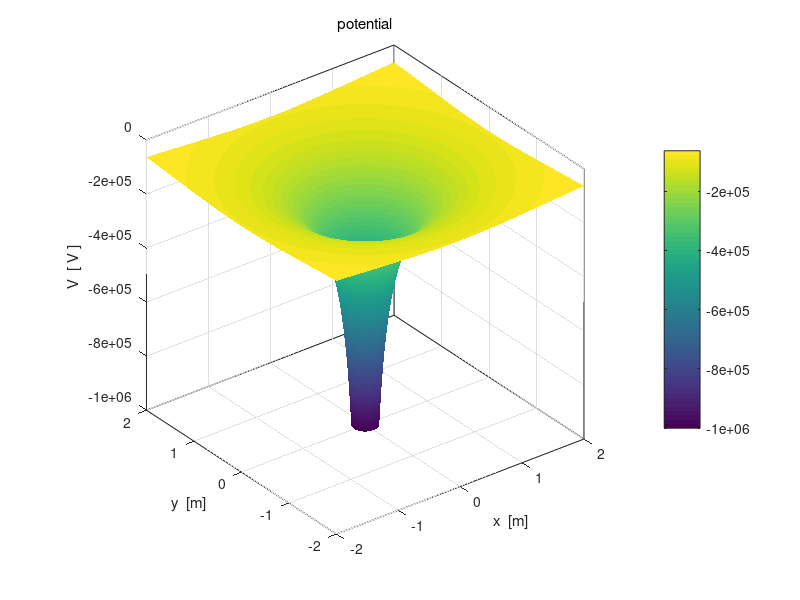

Reproduce this figure in MATLAB. (Note: this script raises an error after producing the figure.)
% cemVE01.m
% 8 april 2016
% Ian Cooper
% School of Physics, University of Sydney
% http://www.physics.usyd.edu.au/teach_res/mp/mphome.htm

% Potential and Electric Field in [2D] region
% max 5 charges


clear all
close all
clc
tic

% INPUTS  ================================================================

% Number of grid point    [N = 10001]
   N = 1001;
   
% Charge  Q = [10, 0, 0, 0, 0] 
   Q = [-20, 0, 0, 0, 0] .* 1e-6;
   
% X & Y components of position of charges  [0, 0, 0, 0, 0]
   xC = [0,  -0.5,  0.5, -0.5, 0];
   yC = [0,  -0.5, -0.5, 0.5, 0];

% 5 random charges   uncomment to run the program for 5 random charges
%   Q = (1 + 9 .* rand(5,1)) .* 1e-6;
%   xC = -2 + 4 .* rand(5,1); 
%   yC = -2 + 4 .* rand(5,1); 
   
% Dimensions of region   [dimensions of region -2 to 2 / minR = 1e-6 / Esat = 1e6 / Vsat = 1e6]
   minX = -2;  
   maxX =  2;
   minY = -2;
   maxY =  2;
   minR = 1e-6;
   minRx = 1e-6;
   minRy = 1e-6;
   Vsat = 1e6;
   Esat = 1e6;
   
% SETUP  =================================================================

eps0 = 8.854e-12;
kC = 1/(4*pi*eps0);
V = zeros(N,N);
Ex = zeros(N,N); Ey = zeros(N,N);

x  = linspace(minX,maxX,N);
y = linspace(minY, maxY,N);

[xG, yG] = meshgrid(x,y);


% CALCULATION: POTENTIAL & ELECTRIC FIELD ================================

for n = 1 : 5
   Rx = xG - xC(n);
   Ry = yG - yC(n);
   
   index = find(abs(Rx)+ abs(Ry) == 0); 
   Rx(index) = minRx;  Ry(index) = minRy;
   
   R = sqrt(Rx.^2 + Ry.^2);
   R(R==0) = minR;
   V = V + kC .* Q(n) ./ (R);
   
   R3 = R.^3;
   Ex = Ex + kC .* Q(n) .* Rx ./ R3;
   Ey = Ey + kC .* Q(n) .* Ry ./ R3;
end

   if max(max(V)) >=  Vsat; V(V > Vsat)  = Vsat; end;
   if min(min(V)) <= -Vsat; V(V < -Vsat) = -Vsat; end;

   E = sqrt(Ex.^2 + Ey.^2);
   if max(max(E)) >=  Esat; E(E >  Esat)  =  Esat; end;
   if min(min(E)) <= -Esat; E(E < -Esat)  = -Esat; end;
   

% GRAPHICS ===============================================================
figure(1)
   set(gcf,'units','normalized','position',[0.02 0.52 0.28 0.32]);
   surf(xG,yG,V);
   colorbar
   shading interp
   axis square
   set(gca,'xLim',[-2, 2]); set(gca,'yLim',[-2, 2]);
   xlabel('x  [m]'); ylabel('y  [m]'); zlabel('V  [ V ]');
   title('potential','fontweight','normal');
   box on
   h =  colorbar;
   h.Label.String = 'V   [ V ]';
   rotate3d
   view(30,50);
   set(gca,'fontsize',12)
   
figure(2)
   set(gcf,'units','normalized','position',[0.31 0.52 0.28 0.32]);
   contourf(xG,yG,V,16)
   shading interp
   colorbar
   xlabel('x  [m]'); ylabel('y  [m]');
   title('potential','fontweight','normal');
   h =  colorbar;
   h.Label.String = 'V   [ V ]';
   %set(gca,'xLim',[-5,5]); set(gca,'yLim', [-5, 5]);
   %set(gca,'xTick',-5:5); set(gca,'yTick', -5:5);
   axis square
   set(gca,'fontsize',12)
   box on
   
figure(3)
   set(gcf,'units','normalized','position',[0.60 0.52 0.28 0.32]);
       c = 0; yStep = zeros(1,5);
       
      for n = ceil(N/2) : ceil(N/10): N
   %  for n = [1 11 21 31 41 51]
        xP = xG(n,:); yP = V(n,:);
        plot(xP,yP,'linewidth',2);
        hold on
        c = c+1;
        yStep(c) = yG(n,1);
     end
     
       %tt = num2str(yStep,2);
       %tm1 = 'y  =  ';
       %tm2 = tt;
       %tm = [tm1 tm2];
       tm = 'Potential profiles for different y values';
       xlabel('x  [m]'); ylabel('V  [ V ]');
       set(gca,'fontsize',12)  
       h_title = title(tm);
       set(h_title,'fontsize',12,'FontWeight','normal');
       %set(gca,'xTick',-5:5);
       tm1 = num2str(yStep(1),2);
       tm2 = num2str(yStep(2),2); tm3 = num2str(yStep(3),2);
       tm4 = num2str(yStep(4),2);  tm5 = num2str(yStep(5),2);
       %tm6 = num2str(yStep(6),3);
       h = legend(tm1,tm2,tm3,tm4,tm5,'Orientation','horizontal');
       set(h,'Location','north');
      % 

figure(4)
   set(gcf,'units','normalized','position',[0.02 0.1 0.28 0.32]);
   surf(xG,yG,E);
   colorbar
   shading interp
   axis square
   xlabel('x  [m]'); ylabel('y  [m]'); zlabel('E  [ V / m ]');
   title('electric field | E |','fontweight','normal');
   box on
   h =  colorbar;
   h.Label.String = '| E |   [ V/m ]';
   rotate3d
   view(30,50);
   set(gca,'fontsize',12) 
   
figure(5)
   set(gcf,'units','normalized','position',[0.31 0.10 0.28 0.32]);
   contourf(xG,yG,E,16)
   shading interp
   colorbar
   xlabel('x  [m]'); ylabel('y  [m]');
   title('electric field | E | ','fontweight','normal');
   h =  colorbar;
   h.Label.String = '|E|   [ V/m ]';
   %set(gca,'xLim',[-5,5]); set(gca,'yLim', [-5, 5]);
   %set(gca,'xTick',-5:5); set(gca,'yTick', -5:5);
   axis square
   set(gca,'fontsize',12)
   box on   
   
 figure(6)
   set(gcf,'units','normalized','position',[0.60 0.10 0.28 0.32]);
       c = 0; yStep = zeros(1,5);
       
      for n = ceil(N/2) : ceil(N/10): N
   %  for n = [1 11 21 31 41 51]
        xP = xG(n,:); yP = E(n,:);
        plot(xP,yP,'linewidth',2);
        hold on
        c = c+1;
        yStep(c) = yG(n,1);
     end
     
       %tt = num2str(yStep,2);
       %tm1 = 'y  =  ';
       %tm2 = tt;
       %tm = [tm1 tm2];
       tm = '| E | profiles for different y values';
       xlabel('x  [m]'); ylabel('| E |  [ V/m ]');
       set(gca,'fontsize',12)  
       h_title = title(tm);
       set(h_title,'fontsize',12,'FontWeight','normal');
       %set(gca,'xTick',-5:5);
       tm1 = num2str(yStep(1),2);
       tm2 = num2str(yStep(2),2); tm3 = num2str(yStep(3),2);
       tm4 = num2str(yStep(4),2);  tm5 = num2str(yStep(5),2);
       %tm6 = num2str(yStep(6),3);
       h = legend(tm1,tm2,tm3,tm4,tm5,'Orientation','horizontal');
       set(h,'Location','north');  
%%       
figure(7)

     hold on
     index1 = 1 : 5 : N; index2 = 1 : 5 : N;
    
     %index1 = [21 26 31 36 41 46 61 66 71 76 81 86 91]; index2 = index1;
     p1 = xG(index1, index2); p2 = yG(index1, index2);
     p3 = Ex(index1, index2)./(E(index1,index2)); p4 = Ey(index1, index2)./(E(index1,index2));
    % p3 = Ex(index1, index2); p4 = Ey(index1, index2);  
     h = quiver(p1,p2,p3,p4,'autoscalefactor',0.8);
     set(h,'color',[0 0 1],'linewidth',2)
     xlabel('x  [m]'); ylabel('y  [m]');
     
     hold on
     for sx = -2 : 0.25 : 2;
     for sy = -2 : 0.25 : 2;
        % if sy ~= 0; 
         h = streamline(xG,yG,Ex,Ey,sx,sy);
         set(h,'linewidth',1,'color',[1 0 1]);
        % end
     end
     
     end
     set(gca,'xLim',[-2,2]); set(gca,'yLim', [-2, 2]);
     axis([-2 2 -2 2]);
     axis equal
     box on
 
     %%
     figure(99)
     sx = [0 -1 1 0 1]; sy = [-1 -1 0 1 1];
     h = streamline(xG,yG,Ex,Ey,sx,sy);
     
   